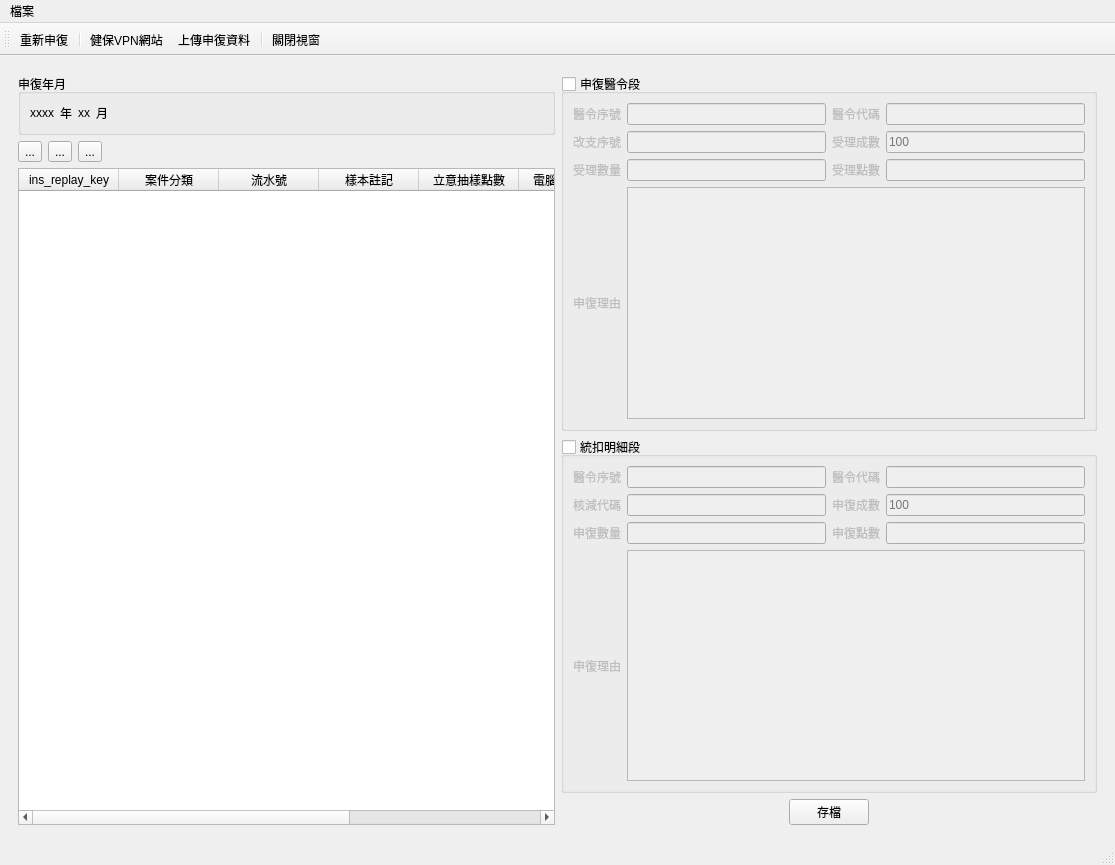
<?xml version="1.0" encoding="UTF-8"?>
<ui version="4.0">
 <class>InsReplyWindow</class>
 <widget class="QMainWindow" name="InsReplyWindow">
  <property name="geometry">
   <rect>
    <x>0</x>
    <y>0</y>
    <width>1115</width>
    <height>865</height>
   </rect>
  </property>
  <property name="windowTitle">
   <string>健保申復</string>
  </property>
  <widget class="QWidget" name="centralwidget">
   <layout class="QVBoxLayout" name="verticalLayout_2">
    <item>
     <layout class="QHBoxLayout" name="horizontalLayout">
      <property name="leftMargin">
       <number>9</number>
      </property>
      <property name="topMargin">
       <number>9</number>
      </property>
      <property name="rightMargin">
       <number>9</number>
      </property>
      <property name="bottomMargin">
       <number>9</number>
      </property>
      <item>
       <layout class="QVBoxLayout" name="verticalLayout_4">
        <item>
         <widget class="QGroupBox" name="groupBox">
          <property name="title">
           <string>申復年月</string>
          </property>
          <property name="flat">
           <bool>true</bool>
          </property>
          <layout class="QVBoxLayout" name="verticalLayout_5">
           <item>
            <layout class="QHBoxLayout" name="horizontalLayout_3">
             <item>
              <widget class="QLabel" name="label_year">
               <property name="text">
                <string>xxxx</string>
               </property>
              </widget>
             </item>
             <item>
              <widget class="QLabel" name="label_1">
               <property name="text">
                <string>年</string>
               </property>
              </widget>
             </item>
             <item>
              <widget class="QLabel" name="label_month">
               <property name="text">
                <string>xx</string>
               </property>
              </widget>
             </item>
             <item>
              <widget class="QLabel" name="label_2">
               <property name="text">
                <string>月</string>
               </property>
              </widget>
             </item>
             <item>
              <spacer name="horizontalSpacer">
               <property name="orientation">
                <enum>Qt::Horizontal</enum>
               </property>
               <property name="sizeHint" stdset="0">
                <size>
                 <width>40</width>
                 <height>20</height>
                </size>
               </property>
              </spacer>
             </item>
            </layout>
           </item>
          </layout>
         </widget>
        </item>
        <item>
         <layout class="QHBoxLayout" name="horizontalLayout_2"/>
        </item>
        <item>
         <layout class="QHBoxLayout" name="horizontalLayout_4">
          <item>
           <widget class="QToolButton" name="toolButton_add_reply">
            <property name="text">
             <string>...</string>
            </property>
            <property name="icon">
             <iconset>
              <normaloff>../icons/gtk-add.svg</normaloff>../icons/gtk-add.svg</iconset>
            </property>
           </widget>
          </item>
          <item>
           <widget class="QToolButton" name="toolButton_remove_reply">
            <property name="text">
             <string>...</string>
            </property>
            <property name="icon">
             <iconset>
              <normaloff>../icons/gtk-remove.svg</normaloff>../icons/gtk-remove.svg</iconset>
            </property>
           </widget>
          </item>
          <item>
           <widget class="QToolButton" name="toolButton_edit_reply">
            <property name="text">
             <string>...</string>
            </property>
            <property name="icon">
             <iconset>
              <normaloff>../icons/gtk-edit.svg</normaloff>../icons/gtk-edit.svg</iconset>
            </property>
           </widget>
          </item>
          <item>
           <spacer name="horizontalSpacer_2">
            <property name="orientation">
             <enum>Qt::Horizontal</enum>
            </property>
            <property name="sizeHint" stdset="0">
             <size>
              <width>40</width>
              <height>20</height>
             </size>
            </property>
           </spacer>
          </item>
         </layout>
        </item>
        <item>
         <widget class="QTableWidget" name="tableWidget_reply">
          <property name="editTriggers">
           <set>QAbstractItemView::NoEditTriggers</set>
          </property>
          <property name="alternatingRowColors">
           <bool>true</bool>
          </property>
          <property name="selectionMode">
           <enum>QAbstractItemView::SingleSelection</enum>
          </property>
          <property name="selectionBehavior">
           <enum>QAbstractItemView::SelectRows</enum>
          </property>
          <column>
           <property name="text">
            <string>ins_replay_key</string>
           </property>
          </column>
          <column>
           <property name="text">
            <string>案件分類</string>
           </property>
          </column>
          <column>
           <property name="text">
            <string>流水號</string>
           </property>
          </column>
          <column>
           <property name="text">
            <string>樣本註記</string>
           </property>
          </column>
          <column>
           <property name="text">
            <string>立意抽樣點數</string>
           </property>
          </column>
          <column>
           <property name="text">
            <string>電腦核減點數</string>
           </property>
          </column>
          <column>
           <property name="text">
            <string>回推核減點數</string>
           </property>
          </column>
          <column>
           <property name="text">
            <string>整件核減</string>
           </property>
          </column>
         </widget>
        </item>
       </layout>
      </item>
      <item>
       <layout class="QVBoxLayout" name="verticalLayout">
        <item>
         <widget class="QGroupBox" name="groupBox_order">
          <property name="title">
           <string>申復醫令段</string>
          </property>
          <property name="checkable">
           <bool>true</bool>
          </property>
          <property name="checked">
           <bool>false</bool>
          </property>
          <layout class="QGridLayout" name="gridLayout">
           <item row="0" column="2">
            <widget class="QLabel" name="label_3">
             <property name="text">
              <string>醫令代碼</string>
             </property>
            </widget>
           </item>
           <item row="0" column="0">
            <widget class="QLabel" name="label">
             <property name="text">
              <string>醫令序號</string>
             </property>
            </widget>
           </item>
           <item row="0" column="3">
            <widget class="QLineEdit" name="lineEdit_ins_code"/>
           </item>
           <item row="2" column="0">
            <widget class="QLabel" name="label_5">
             <property name="text">
              <string>受理數量</string>
             </property>
            </widget>
           </item>
           <item row="1" column="2">
            <widget class="QLabel" name="label_4">
             <property name="text">
              <string>受理成數</string>
             </property>
            </widget>
           </item>
           <item row="1" column="0">
            <widget class="QLabel" name="label_6">
             <property name="text">
              <string>改支序號</string>
             </property>
            </widget>
           </item>
           <item row="1" column="1">
            <widget class="QLineEdit" name="lineEdit_change_seq"/>
           </item>
           <item row="2" column="2">
            <widget class="QLabel" name="label_7">
             <property name="text">
              <string>受理點數</string>
             </property>
            </widget>
           </item>
           <item row="3" column="0">
            <widget class="QLabel" name="label_14">
             <property name="text">
              <string>申復理由</string>
             </property>
            </widget>
           </item>
           <item row="3" column="1" colspan="3">
            <widget class="QTextEdit" name="textEdit_reason1"/>
           </item>
           <item row="0" column="1">
            <widget class="QLineEdit" name="lineEdit_order_seq"/>
           </item>
           <item row="1" column="3">
            <widget class="QLineEdit" name="lineEdit_percent">
             <property name="placeholderText">
              <string>100</string>
             </property>
            </widget>
           </item>
           <item row="2" column="1">
            <widget class="QLineEdit" name="lineEdit_quantity"/>
           </item>
           <item row="2" column="3">
            <widget class="QLineEdit" name="lineEdit_point"/>
           </item>
          </layout>
         </widget>
        </item>
        <item>
         <widget class="QGroupBox" name="groupBox_reply">
          <property name="title">
           <string>統扣明細段</string>
          </property>
          <property name="checkable">
           <bool>true</bool>
          </property>
          <property name="checked">
           <bool>false</bool>
          </property>
          <layout class="QGridLayout" name="gridLayout_2">
           <item row="2" column="3">
            <widget class="QLineEdit" name="lineEdit_reply_point"/>
           </item>
           <item row="2" column="2">
            <widget class="QLabel" name="label_12">
             <property name="text">
              <string>申復點數</string>
             </property>
            </widget>
           </item>
           <item row="3" column="1" colspan="3">
            <widget class="QTextEdit" name="textEdit_reply_reason1"/>
           </item>
           <item row="3" column="0">
            <widget class="QLabel" name="label_13">
             <property name="text">
              <string>申復理由</string>
             </property>
            </widget>
           </item>
           <item row="2" column="0">
            <widget class="QLabel" name="label_8">
             <property name="text">
              <string>申復數量</string>
             </property>
            </widget>
           </item>
           <item row="1" column="1">
            <widget class="QLineEdit" name="lineEdit_reject_code"/>
           </item>
           <item row="1" column="3">
            <widget class="QLineEdit" name="lineEdit_reply_percent">
             <property name="placeholderText">
              <string>100</string>
             </property>
            </widget>
           </item>
           <item row="1" column="2">
            <widget class="QLabel" name="label_10">
             <property name="text">
              <string>申復成數</string>
             </property>
            </widget>
           </item>
           <item row="2" column="1">
            <widget class="QLineEdit" name="lineEdit_reply_quantity"/>
           </item>
           <item row="1" column="0">
            <widget class="QLabel" name="label_11">
             <property name="text">
              <string>核減代碼</string>
             </property>
            </widget>
           </item>
           <item row="0" column="0">
            <widget class="QLabel" name="label_9">
             <property name="text">
              <string>醫令序號</string>
             </property>
            </widget>
           </item>
           <item row="0" column="1">
            <widget class="QLineEdit" name="lineEdit_reply_seq"/>
           </item>
           <item row="0" column="2">
            <widget class="QLabel" name="label_15">
             <property name="text">
              <string>醫令代碼</string>
             </property>
            </widget>
           </item>
           <item row="0" column="3">
            <widget class="QLineEdit" name="lineEdit_reply_ins_code"/>
           </item>
          </layout>
         </widget>
        </item>
        <item>
         <layout class="QHBoxLayout" name="horizontalLayout_5">
          <item>
           <spacer name="horizontalSpacer_3">
            <property name="orientation">
             <enum>Qt::Horizontal</enum>
            </property>
            <property name="sizeHint" stdset="0">
             <size>
              <width>40</width>
              <height>20</height>
             </size>
            </property>
           </spacer>
          </item>
          <item>
           <widget class="QPushButton" name="pushButton_save">
            <property name="text">
             <string>存檔</string>
            </property>
            <property name="icon">
             <iconset>
              <normaloff>../icons/document-save.png</normaloff>../icons/document-save.png</iconset>
            </property>
           </widget>
          </item>
          <item>
           <spacer name="horizontalSpacer_4">
            <property name="orientation">
             <enum>Qt::Horizontal</enum>
            </property>
            <property name="sizeHint" stdset="0">
             <size>
              <width>40</width>
              <height>20</height>
             </size>
            </property>
           </spacer>
          </item>
         </layout>
        </item>
       </layout>
      </item>
     </layout>
    </item>
   </layout>
  </widget>
  <widget class="QStatusBar" name="statusbar"/>
  <widget class="QToolBar" name="toolBar">
   <property name="windowTitle">
    <string>toolBar</string>
   </property>
   <property name="toolButtonStyle">
    <enum>Qt::ToolButtonTextUnderIcon</enum>
   </property>
   <attribute name="toolBarArea">
    <enum>TopToolBarArea</enum>
   </attribute>
   <attribute name="toolBarBreak">
    <bool>false</bool>
   </attribute>
   <addaction name="action_reapply"/>
   <addaction name="separator"/>
   <addaction name="action_open_nhi_vpn"/>
   <addaction name="action_upload"/>
   <addaction name="separator"/>
   <addaction name="action_close"/>
  </widget>
  <widget class="QMenuBar" name="menubar">
   <property name="geometry">
    <rect>
     <x>0</x>
     <y>0</y>
     <width>1115</width>
     <height>32</height>
    </rect>
   </property>
   <widget class="QMenu" name="menu">
    <property name="title">
     <string>檔案</string>
    </property>
   </widget>
   <addaction name="menu"/>
  </widget>
  <action name="action_close">
   <property name="icon">
    <iconset>
     <normaloff>../icons/application-exit.svg</normaloff>../icons/application-exit.svg</iconset>
   </property>
   <property name="text">
    <string>關閉視窗</string>
   </property>
  </action>
  <action name="action_reapply">
   <property name="icon">
    <iconset>
     <normaloff>../icons/gtk-redo-ltr.svg</normaloff>../icons/gtk-redo-ltr.svg</iconset>
   </property>
   <property name="text">
    <string>重新申復</string>
   </property>
   <property name="toolTip">
    <string>重新申復</string>
   </property>
  </action>
  <action name="action_open_nhi_vpn">
   <property name="icon">
    <iconset>
     <normaloff>../icons/applications-internet.png</normaloff>../icons/applications-internet.png</iconset>
   </property>
   <property name="text">
    <string>健保VPN網站</string>
   </property>
  </action>
  <action name="action_upload">
   <property name="icon">
    <iconset>
     <normaloff>../icons/network-server.png</normaloff>../icons/network-server.png</iconset>
   </property>
   <property name="text">
    <string>上傳申復資料</string>
   </property>
   <property name="toolTip">
    <string>上傳申復資料</string>
   </property>
  </action>
 </widget>
 <tabstops>
  <tabstop>tableWidget_reply</tabstop>
  <tabstop>groupBox_order</tabstop>
  <tabstop>lineEdit_order_seq</tabstop>
  <tabstop>lineEdit_ins_code</tabstop>
  <tabstop>lineEdit_change_seq</tabstop>
  <tabstop>lineEdit_percent</tabstop>
  <tabstop>lineEdit_quantity</tabstop>
  <tabstop>lineEdit_point</tabstop>
  <tabstop>textEdit_reason1</tabstop>
  <tabstop>groupBox_reply</tabstop>
  <tabstop>lineEdit_reply_seq</tabstop>
  <tabstop>lineEdit_reply_ins_code</tabstop>
  <tabstop>lineEdit_reject_code</tabstop>
  <tabstop>lineEdit_reply_percent</tabstop>
  <tabstop>lineEdit_reply_quantity</tabstop>
  <tabstop>lineEdit_reply_point</tabstop>
  <tabstop>textEdit_reply_reason1</tabstop>
  <tabstop>pushButton_save</tabstop>
  <tabstop>toolButton_add_reply</tabstop>
  <tabstop>toolButton_remove_reply</tabstop>
  <tabstop>toolButton_edit_reply</tabstop>
 </tabstops>
 <resources/>
 <connections/>
</ui>
